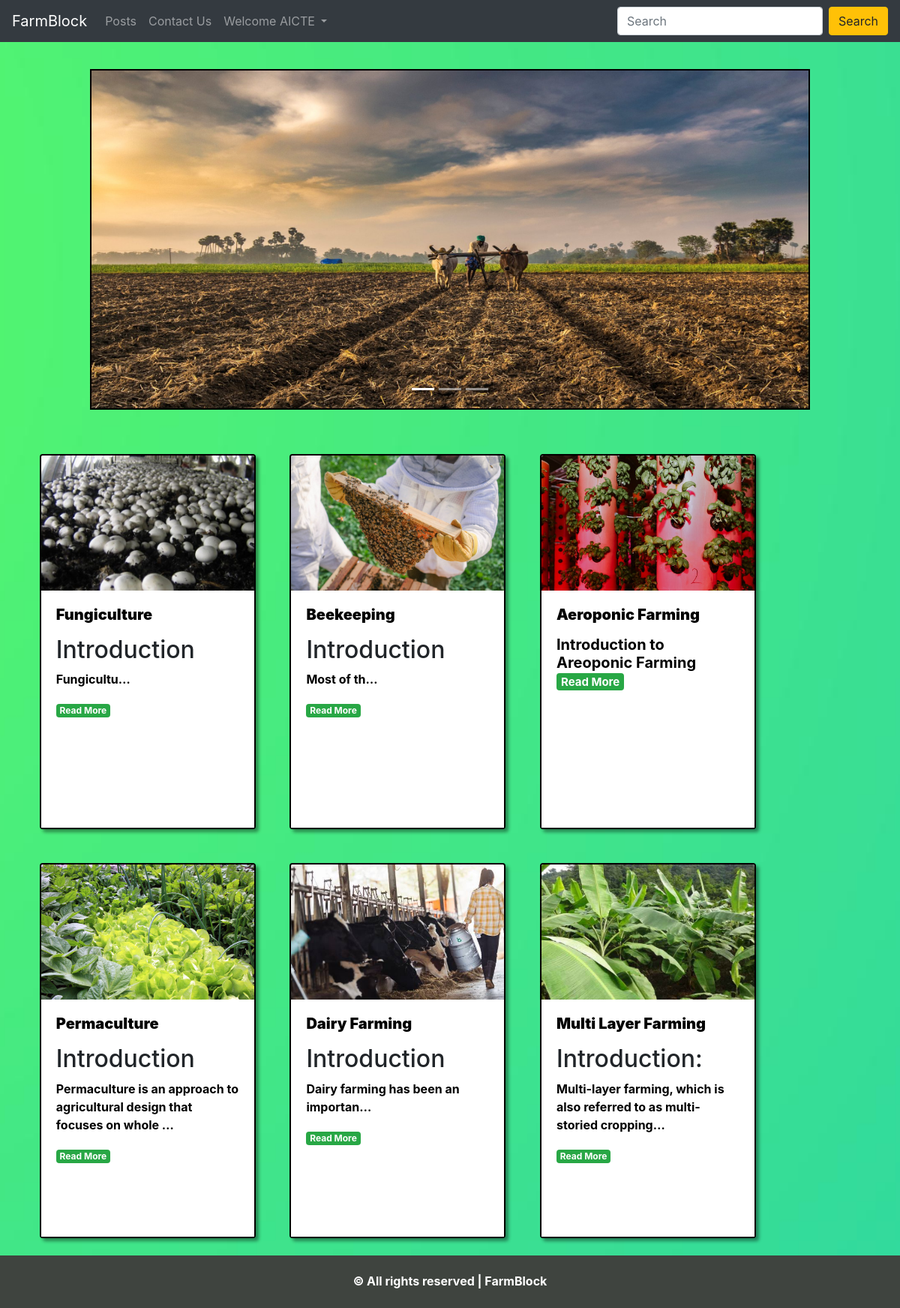
The app's page / (signed in) with its own data.
### Post/models.py (models this page shows, shortened)
class BlogPost(models.Model):
    post_id = models.AutoField(primary_key = True)
    slug = models.CharField(max_length=50, default=None)
    Name = models.CharField(max_length=50, default=None)
    Category = models.CharField(max_length=50, default = None)
    author = models.CharField(max_length=50, default = None)
    content = models.TextField(default=None)
    date = DateField(default=None)
    img1 = models.ImageField(upload_to = "images")

### Post/views.py (the view)
# urls.py: path('', views.index, name="Index"),
def index(request):
    a = []
    for i in range(1, 7):
        a.append(bp.objects.get(post_id = i))
    all_post = list(bp.objects.all())
    items = rn.sample(all_post, 6)
    context = {'post' : items}
    return render(request, 'index.html', context)

### templates/index.html (shortened to what this page needs)
{% extends 'base.html'%}
{% block head %}
{% load static %}
<link rel="stylesheet" href="{% static 'CSS/sheet1.css' %}">
{% endblock %}
{% block body %}
<div id="carouselExampleIndicators" class="carousel slide" data-ride="carousel">
  <ol class="carousel-indicators">
    <li data-target="#carouselExampleIndicators" data-slide-to="0" class="active"></li>
    <li data-target="#carouselExampleIndicators" data-slide-to="1"></li>
    <li data-target="#carouselExampleIndicators" data-slide-to="2"></li>
  </ol>
  <div class="carousel-inner">
    <div class="carousel-item active">
      <img height=450 width=200 src="{% static 'Images/image3.jpg' %}" class="d-block w-100" alt="Image not found">
    </div>
  </div>
</div>
<div class="container">
  <div class="row">
    {% for i in post %}
      <div class="card" style="width: 18rem;">
          <img src="/media/{{i.img1}}" class="card-img-top" alt="Image not found">
          <div class="card-body">
              <h5 class="card-title"><b>{{i.Name | title}}</b></h5>
              <p class="card-text" style="font-size: small;">
                {{i.content | safe | truncatechars:100}}
              </p>
              <a href="content/{{i.slug}}" class=""><span class="badge badge-success">Read More</span></a>
          </div>
      </div>
    {% endfor %}
  </div>
</div>
{% endblock %}

### templates/base.html (shortened to what this page needs)
{% load static %}
<!doctype html>
<html lang="en">
<head>
  <link rel="stylesheet" href="https://maxcdn.bootstrapcdn.com/bootstrap/4.0.0/css/bootstrap.min.css"
>
  {% block head %}
  {% endblock %}
</head>
<body>
  <nav class="navbar navbar-expand-lg navbar-dark bg-dark">
    <a class="navbar-brand" href="http://127.0.0.1:8000/">FarmBlock</a>
    <div class="collapse navbar-collapse" id="navbarSupportedContent">
      <ul class="navbar-nav mr-auto">
        <li class="nav-item">
          <a class="nav-link" href="http://127.0.0.1:8000/displayall/">Posts</a>
        </li>
        <li class="nav-item">
          <a class="nav-link" href="http://127.0.0.1:8000/contact/">Contact Us</a>
        </li>
        {% if user.is_authenticated %}
          <li class="nav-item dropdown">
            <a class="nav-link dropdown-toggle" href="#" id="navbarDropdown" role="button" data-toggle="dropdown" aria-expanded="false">
              Welcome {{request.user}}
            </a>
          </li>
        {% endif %}
      </ul>
      <form class="form-inline my-2 my-lg-0" method="get" action="/search/">
        <input class="form-control mr-sm-2" type="search" placeholder="Search" aria-label="Search" name="query" id="query">
        <button class="btn btn-warning my-2 my-sm-0" type="submit">Search</button>
      </form>
    </div>
  </nav>
  {% block body %}
  {% endblock %}
  <link rel="stylesheet" href="{% static 'CSS/footer.css' %}">
  <footer id="footer">
    <div class="copyrights">
      <p id="footerText">© All rights reserved | FarmBlock</p>
    </div>
  </footer>
</body>
</html>

### static/CSS/sheet1.css (style rules this page uses)
body { background-image: url("/static/Images/background1.jpg"); background-size: cover; background-position: center; background-repeat: no-repeat; }
.card { border:2px solid black; margin:2% 2% 2% 2%; width:300px; height:500px; background-color:white; box-shadow: 4px 4px 4px rgba(0, 0, 0, 0.4); }
.card-body { background-color:white; }
.card-img-top { width: 100%; height: 15vw; object-fit: cover; }
.carousel-inner { width:1000px; margin:3% 8% 3% 10%; border:2px solid black; }
.carousel-inner { width:80%; margin:3% 8% 3% 10%; border:2px solid black; }
h5,p { color:black; font-weight:bold; }
.card-title { color:black; }
.card-text { color:black; }
#footerText { color: white; }

### static/CSS/footer.css (style rules this page uses)
.copyrights { overflow: hidden; padding: 8px; border-top: 14px solid #3f443f; text-align: center; background: #3f443f; font-family: -apple-system, BlinkMacSystemFont, 'Segoe UI', Roboto, Oxygen, Ubuntu, Cantarell, 'Open Sans', 'Helvetica Neue', sans-serif; font-weight: bold; color: white; }

### records on screen
BlogPost: img1 (picture), Name "Fungiculture", content "Introduction Fungicultu…"
BlogPost: img1 (picture), Name "Beekeeping", content "Introduction Most of th…"
BlogPost: img1 (picture), Name "Aeroponic Farming", content "Introduction to Areoponic Farming"
BlogPost: img1 (picture), Name "Permaculture", content "Introduction Permaculture is an approach to agricultural design that focuses on whole …"
BlogPost: img1 (picture), Name "Dairy Farming", content "Introduction Dairy farming has been an importan…"
BlogPost: img1 (picture), Name "Multi Layer Farming", content "Introduction: Multi-layer farming, which is also referred to as multi-storied cropping…"

### other values on screen
{{ request.user }} "AICTE"
